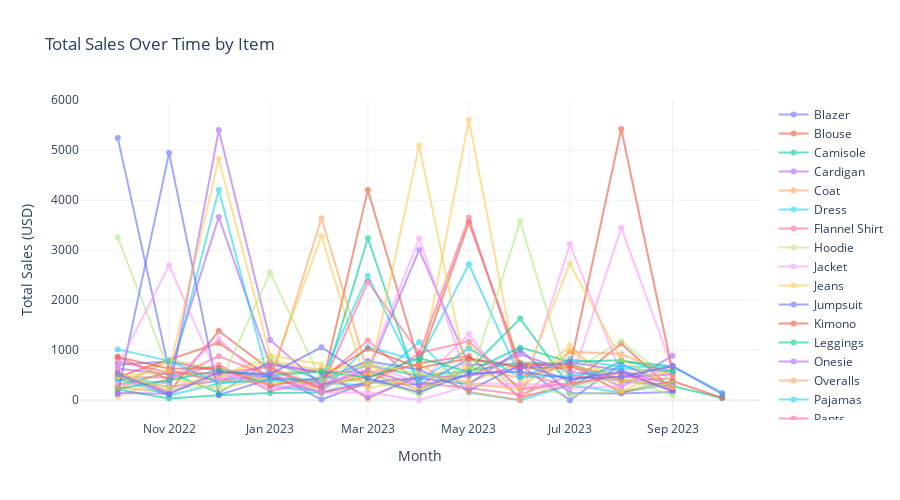

Notebook source saved alongside this figure:
### Code cell
retail_df['month'] = pd.to_datetime(retail_df['date']).dt.to_period("M")
ts_sales = retail_df.groupby(['item', 'month']).agg(
    Total_Sales=('amount_usd', 'sum')
).reset_index()
ts_sales['month'] = ts_sales['month'].dt.to_timestamp()

# Plotly graph Time Series
fig = go.Figure()

for item in ts_sales['item'].unique():
    item_data = ts_sales[ts_sales['item'] == item]
    fig.add_trace(go.Scatter(
        x=item_data['month'],
        y=item_data['Total_Sales'],
        mode='lines+markers',
        name=item,
        hoverinfo='text',
        text=[f"Item: {item}<br>Sales: ${val}" for val in item_data['Total_Sales']],
        line=dict(width=2),
        opacity=0.6
    ))

fig.update_layout(
    title="Total Sales Over Time by Item",
    xaxis_title="Month",
    yaxis_title="Total Sales (USD)",
    hovermode='x unified',
    template='plotly_white',
    height=500
)

fig.show()

### Figure 1 — Plotly figure (JSON) as saved in the notebook; plotly's stock layout.template omitted (floating-point values rounded to 4 significant figures)
{"data": [{"hoverinfo": "text", "line": {"width": 2}, "mode": "lines+markers", "name": "Blazer", "opacity": 0.6, "text": ["Item: Blazer<br>Sales: $5246.0", "Item: Blazer<br>Sales: $599.0", "Item: Blazer<br>Sales: $378.0", "Item: Blazer<br>Sales: $549.0", "Item: Blazer<br>Sales: $14.0", "Item: Blazer<br>Sales: $358.0", "Item: Blazer<br>Sales: $304.0", "Item: Blazer<br>Sales: $817.0", "Item: Blazer<br>Sales: $701.0", "Item: Blazer<br>Sales: $0.0", "Item: Blazer<br>Sales: $727.0", "Item: Blazer<br>Sales: $292.0"], "type": "scatter", "x": ["2022-10-01T00:00:00", "2022-11-01T00:00:00", "2022-12-01T00:00:00", "2023-01-01T00:00:00", "2023-02-01T00:00:00", "2023-03-01T00:00:00", "2023-04-01T00:00:00", "2023-05-01T00:00:00", "2023-06-01T00:00:00", "2023-07-01T00:00:00", "2023-08-01T00:00:00", "2023-09-01T00:00:00"], "y": [5246, 599, 378, 549, 14, 358, 304, 817, 701, 0, 727, 292]}, {"hoverinfo": "text", "line": {"width": 2}, "mode": "lines+markers", "name": "Blouse", "opacity": 0.6, "text": ["Item: Blouse<br>Sales: $548.0", "Item: Blouse<br>Sales: $166.0", "Item: Blouse<br>Sales: $1384.0", "Item: Blouse<br>Sales: $614.0", "Item: Blouse<br>Sales: $229.0", "Item: Blouse<br>Sales: $4202.0", "Item: Blouse<br>Sales: $740.0", "Item: Blouse<br>Sales: $884.0", "Item: Blouse<br>Sales: $58.0", "Item: Blouse<br>Sales: $306.0", "Item: Blouse<br>Sales: $1133.0", "Item: Blouse<br>Sales: $208.0"], "type": "scatter", "x": ["2022-10-01T00:00:00", "2022-11-01T00:00:00", "2022-12-01T00:00:00", "2023-01-01T00:00:00", "2023-02-01T00:00:00", "2023-03-01T00:00:00", "2023-04-01T00:00:00", "2023-05-01T00:00:00", "2023-06-01T00:00:00", "2023-07-01T00:00:00", "2023-08-01T00:00:00", "2023-09-01T00:00:00"], "y": [548, 166, 1384, 614, 229, 4202, 740, 884, 58, 306, 1133, 208]}, {"hoverinfo": "text", "line": {"width": 2}, "mode": "lines+markers", "name": "Camisole", "opacity": 0.6, "text": ["Item: Camisole<br>Sales: $302.0", "Item: Camisole<br>Sales: $553.0", "Item: Camisole<br>Sales: $145.0", "Item: Camisole<br>Sales: $775.0", "Item: Camisole<br>Sales: $403.0", "Item: Camisole<br>Sales: $695.0", "Item: Camisole<br>Sales: $485.0", "Item: Camisole<br>Sales: $585.0", "Item: Camisole<br>Sales: $749.0", "Item: Camisole<br>Sales: $735.0", "Item: Camisole<br>Sales: $380.0", "Item: Camisole<br>Sales: $283.0", "Item: Camisole<br>Sales: $46.0"], "type": "scatter", "x": ["2022-10-01T00:00:00", "2022-11-01T00:00:00", "2022-12-01T00:00:00", "2023-01-01T00:00:00", "2023-02-01T00:00:00", "2023-03-01T00:00:00", "2023-04-01T00:00:00", "2023-05-01T00:00:00", "2023-06-01T00:00:00", "2023-07-01T00:00:00", "2023-08-01T00:00:00", "2023-09-01T00:00:00", "2023-10-01T00:00:00"], "y": [302, 553, 145, 775, 403, 695, 485, 585, 749, 735, 380, 283, 46]}, {"hoverinfo": "text", "line": {"width": 2}, "mode": "lines+markers", "name": "Cardigan", "opacity": 0.6, "text": ["Item: Cardigan<br>Sales: $413.0", "Item: Cardigan<br>Sales: $270.0", "Item: Cardigan<br>Sales: $387.0", "Item: Cardigan<br>Sales: $741.0", "Item: Cardigan<br>Sales: $562.0", "Item: Cardigan<br>Sales: $566.0", "Item: Cardigan<br>Sales: $3005.0", "Item: Cardigan<br>Sales: $704.0", "Item: Cardigan<br>Sales: $731.0", "Item: Cardigan<br>Sales: $722.0", "Item: Cardigan<br>Sales: $278.0", "Item: Cardigan<br>Sales: $891.0"], "type": "scatter", "x": ["2022-10-01T00:00:00", "2022-11-01T00:00:00", "2022-12-01T00:00:00", "2023-01-01T00:00:00", "2023-02-01T00:00:00", "2023-03-01T00:00:00", "2023-04-01T00:00:00", "2023-05-01T00:00:00", "2023-06-01T00:00:00", "2023-07-01T00:00:00", "2023-08-01T00:00:00", "2023-09-01T00:00:00"], "y": [413, 270, 387, 741, 562, 566, 3005, 704, 731, 722, 278, 891]}, {"hoverinfo": "text", "line": {"width": 2}, "mode": "lines+markers", "name": "Coat", "opacity": 0.6, "text": ["Item: Coat<br>Sales: $262.0", "Item: Coat<br>Sales: $154.0", "Item: Coat<br>Sales: $486.0", "Item: Coat<br>Sales: $515.0", "Item: Coat<br>Sales: $627.0", "Item: Coat<br>Sales: $24.0", "Item: Coat<br>Sales: $528.0", "Item: Coat<br>Sales: $364.0", "Item: Coat<br>Sales: $744.0", "Item: Coat<br>Sales: $678.0", "Item: Coat<br>Sales: $501.0", "Item: Coat<br>Sales: $671.0"], "type": "scatter", "x": ["2022-10-01T00:00:00", "2022-11-01T00:00:00", "2022-12-01T00:00:00", "2023-01-01T00:00:00", "2023-02-01T00:00:00", "2023-03-01T00:00:00", "2023-04-01T00:00:00", "2023-05-01T00:00:00", "2023-06-01T00:00:00", "2023-07-01T00:00:00", "2023-08-01T00:00:00", "2023-09-01T00:00:00"], "y": [262, 154, 486, 515, 627, 24, 528, 364, 744, 678, 501, 671]}, {"hoverinfo": "text", "line": {"width": 2}, "mode": "lines+markers", "name": "Dress", "opacity": 0.6, "text": ["Item: Dress<br>Sales: $438.0", "Item: Dress<br>Sales: $98.0", "Item: Dress<br>Sales: $335.0", "Item: Dress<br>Sales: $484.0", "Item: Dress<br>Sales: $346.0", "Item: Dress<br>Sales: $301.0", "Item: Dress<br>Sales: $1167.0", "Item: Dress<br>Sales: $156.0", "Item: Dress<br>Sales: $0.0", "Item: Dress<br>Sales: $298.0", "Item: Dress<br>Sales: $159.0", "Item: Dress<br>Sales: $325.0"], "type": "scatter", "x": ["2022-10-01T00:00:00", "2022-11-01T00:00:00", "2022-12-01T00:00:00", "2023-01-01T00:00:00", "2023-02-01T00:00:00", "2023-03-01T00:00:00", "2023-04-01T00:00:00", "2023-05-01T00:00:00", "2023-06-01T00:00:00", "2023-07-01T00:00:00", "2023-08-01T00:00:00", "2023-09-01T00:00:00"], "y": [438, 98, 335, 484, 346, 301, 1167, 156, 0, 298, 159, 325]}, {"hoverinfo": "text", "line": {"width": 2}, "mode": "lines+markers", "name": "Flannel Shirt", "opacity": 0.6, "text": ["Item: Flannel Shirt<br>Sales: $457.0", "Item: Flannel Shirt<br>Sales: $458.0", "Item: Flannel Shirt<br>Sales: $707.0", "Item: Flannel Shirt<br>Sales: $183.0", "Item: Flannel Shirt<br>Sales: $405.0", "Item: Flannel Shirt<br>Sales: $1196.0", "Item: Flannel Shirt<br>Sales: $343.0", "Item: Flannel Shirt<br>Sales: $244.0", "Item: Flannel Shirt<br>Sales: $109.0", "Item: Flannel Shirt<br>Sales: $497.0", "Item: Flannel Shirt<br>Sales: $394.0", "Item: Flannel Shirt<br>Sales: $433.0"], "type": "scatter", "x": ["2022-10-01T00:00:00", "2022-11-01T00:00:00", "2022-12-01T00:00:00", "2023-01-01T00:00:00", "2023-02-01T00:00:00", "2023-03-01T00:00:00", "2023-04-01T00:00:00", "2023-05-01T00:00:00", "2023-06-01T00:00:00", "2023-07-01T00:00:00", "2023-08-01T00:00:00", "2023-09-01T00:00:00"], "y": [457, 458, 707, 183, 405, 1196, 343, 244, 109, 497, 394, 433]}, {"hoverinfo": "text", "line": {"width": 2}, "mode": "lines+markers", "name": "Hoodie", "opacity": 0.6, "text": ["Item: Hoodie<br>Sales: $3255.0", "Item: Hoodie<br>Sales: $588.0", "Item: Hoodie<br>Sales: $482.0", "Item: Hoodie<br>Sales: $887.0", "Item: Hoodie<br>Sales: $119.0", "Item: Hoodie<br>Sales: $562.0", "Item: Hoodie<br>Sales: $94.0", "Item: Hoodie<br>Sales: $791.0", "Item: Hoodie<br>Sales: $708.0", "Item: Hoodie<br>Sales: $544.0", "Item: Hoodie<br>Sales: $1186.0", "Item: Hoodie<br>Sales: $363.0"], "type": "scatter", "x": ["2022-10-01T00:00:00", "2022-11-01T00:00:00", "2022-12-01T00:00:00", "2023-01-01T00:00:00", "2023-02-01T00:00:00", "2023-03-01T00:00:00", "2023-04-01T00:00:00", "2023-05-01T00:00:00", "2023-06-01T00:00:00", "2023-07-01T00:00:00", "2023-08-01T00:00:00", "2023-09-01T00:00:00"], "y": [3255, 588, 482, 887, 119, 562, 94, 791, 708, 544, 1186, 363]}, {"hoverinfo": "text", "line": {"width": 2}, "mode": "lines+markers", "name": "Jacket", "opacity": 0.6, "text": ["Item: Jacket<br>Sales: $499.0", "Item: Jacket<br>Sales: $152.0", "Item: Jacket<br>Sales: $583.0", "Item: Jacket<br>Sales: $243.0", "Item: Jacket<br>Sales: $185.0", "Item: Jacket<br>Sales: $747.0", "Item: Jacket<br>Sales: $336.0", "Item: Jacket<br>Sales: $1323.0", "Item: Jacket<br>Sales: $0.0", "Item: Jacket<br>Sales: $3117.0", "Item: Jacket<br>Sales: $528.0", "Item: Jacket<br>Sales: $186.0"], "type": "scatter", "x": ["2022-10-01T00:00:00", "2022-11-01T00:00:00", "2022-12-01T00:00:00", "2023-01-01T00:00:00", "2023-02-01T00:00:00", "2023-03-01T00:00:00", "2023-04-01T00:00:00", "2023-05-01T00:00:00", "2023-06-01T00:00:00", "2023-07-01T00:00:00", "2023-08-01T00:00:00", "2023-09-01T00:00:00"], "y": [499, 152, 583, 243, 185, 747, 336, 1323, 0, 3117, 528, 186]}, {"hoverinfo": "text", "line": {"width": 2}, "mode": "lines+markers", "name": "Jeans", "opacity": 0.6, "text": ["Item: Jeans<br>Sales: $72.0", "Item: Jeans<br>Sales: $449.0", "Item: Jeans<br>Sales: $218.0", "Item: Jeans<br>Sales: $476.0", "Item: Jeans<br>Sales: $3283.0", "Item: Jeans<br>Sales: $226.0", "Item: Jeans<br>Sales: $482.0", "Item: Jeans<br>Sales: $5609.0", "Item: Jeans<br>Sales: $265.0", "Item: Jeans<br>Sales: $981.0", "Item: Jeans<br>Sales: $363.0", "Item: Jeans<br>Sales: $644.0"], "type": "scatter", "x": ["2022-10-01T00:00:00", "2022-11-01T00:00:00", "2022-12-01T00:00:00", "2023-01-01T00:00:00", "2023-02-01T00:00:00", "2023-03-01T00:00:00", "2023-04-01T00:00:00", "2023-05-01T00:00:00", "2023-06-01T00:00:00", "2023-07-01T00:00:00", "2023-08-01T00:00:00", "2023-09-01T00:00:00"], "y": [72, 449, 218, 476, 3283, 226, 482, 5609, 265, 981, 363, 644]}, {"hoverinfo": "text", "line": {"width": 2}, "mode": "lines+markers", "name": "Jumpsuit", "opacity": 0.6, "text": ["Item: Jumpsuit<br>Sales: $709.0", "Item: Jumpsuit<br>Sales: $776.0", "Item: Jumpsuit<br>Sales: $578.0", "Item: Jumpsuit<br>Sales: $455.0", "Item: Jumpsuit<br>Sales: $154.0", "Item: Jumpsuit<br>Sales: $367.0", "Item: Jumpsuit<br>Sales: $443.0", "Item: Jumpsuit<br>Sales: $320.0", "Item: Jumpsuit<br>Sales: $1009.0", "Item: Jumpsuit<br>Sales: $144.0", "Item: Jumpsuit<br>Sales: $133.0", "Item: Jumpsuit<br>Sales: $166.0"], "type": "scatter", "x": ["2022-10-01T00:00:00", "2022-11-01T00:00:00", "2022-12-01T00:00:00", "2023-01-01T00:00:00", "2023-02-01T00:00:00", "2023-03-01T00:00:00", "2023-04-01T00:00:00", "2023-05-01T00:00:00", "2023-06-01T00:00:00", "2023-07-01T00:00:00", "2023-08-01T00:00:00", "2023-09-01T00:00:00"], "y": [709, 776, 578, 455, 154, 367, 443, 320, 1009, 144, 133, 166]}, {"hoverinfo": "text", "line": {"width": 2}, "mode": "lines+markers", "name": "Kimono", "opacity": 0.6, "text": ["Item: Kimono<br>Sales: $465.0", "Item: Kimono<br>Sales: $1147.0", "Item: Kimono<br>Sales: $453.0", "Item: Kimono<br>Sales: $316.0", "Item: Kimono<br>Sales: $460.0", "Item: Kimono<br>Sales: $736.0", "Item: Kimono<br>Sales: $3557.0", "Item: Kimono<br>Sales: $703.0", "Item: Kimono<br>Sales: $705.0", "Item: Kimono<br>Sales: $158.0", "Item: Kimono<br>Sales: $384.0", "Item: Kimono<br>Sales: $46.0"], "type": "scatter", "x": ["2022-10-01T00:00:00", "2022-12-01T00:00:00", "2023-01-01T00:00:00", "2023-02-01T00:00:00", "2023-03-01T00:00:00", "2023-04-01T00:00:00", "2023-05-01T00:00:00", "2023-06-01T00:00:00", "2023-07-01T00:00:00", "2023-08-01T00:00:00", "2023-09-01T00:00:00", "2023-10-01T00:00:00"], "y": [465, 1147, 453, 316, 460, 736, 3557, 703, 705, 158, 384, 46]}, {"hoverinfo": "text", "line": {"width": 2}, "mode": "lines+markers", "name": "Leggings", "opacity": 0.6, "text": ["Item: Leggings<br>Sales: $217.0", "Item: Leggings<br>Sales: $34.0", "Item: Leggings<br>Sales: $99.0", "Item: Leggings<br>Sales: $147.0", "Item: Leggings<br>Sales: $153.0", "Item: Leggings<br>Sales: $3240.0", "Item: Leggings<br>Sales: $221.0", "Item: Leggings<br>Sales: $603.0", "Item: Leggings<br>Sales: $1633.0", "Item: Leggings<br>Sales: $275.0", "Item: Leggings<br>Sales: $785.0", "Item: Leggings<br>Sales: $680.0"], "type": "scatter", "x": ["2022-10-01T00:00:00", "2022-11-01T00:00:00", "2022-12-01T00:00:00", "2023-01-01T00:00:00", "2023-02-01T00:00:00", "2023-03-01T00:00:00", "2023-04-01T00:00:00", "2023-05-01T00:00:00", "2023-06-01T00:00:00", "2023-07-01T00:00:00", "2023-08-01T00:00:00", "2023-09-01T00:00:00"], "y": [217, 34, 99, 147, 153, 3240, 221, 603, 1633, 275, 785, 680]}, {"hoverinfo": "text", "line": {"width": 2}, "mode": "lines+markers", "name": "Onesie", "opacity": 0.6, "text": ["Item: Onesie<br>Sales: $628.0", "Item: Onesie<br>Sales: $527.0", "Item: Onesie<br>Sales: $3662.0", "Item: Onesie<br>Sales: $710.0", "Item: Onesie<br>Sales: $550.0", "Item: Onesie<br>Sales: $61.0", "Item: Onesie<br>Sales: $468.0", "Item: Onesie<br>Sales: $481.0", "Item: Onesie<br>Sales: $924.0", "Item: Onesie<br>Sales: $566.0", "Item: Onesie<br>Sales: $453.0", "Item: Onesie<br>Sales: $519.0"], "type": "scatter", "x": ["2022-10-01T00:00:00", "2022-11-01T00:00:00", "2022-12-01T00:00:00", "2023-01-01T00:00:00", "2023-02-01T00:00:00", "2023-03-01T00:00:00", "2023-04-01T00:00:00", "2023-05-01T00:00:00", "2023-06-01T00:00:00", "2023-07-01T00:00:00", "2023-08-01T00:00:00", "2023-09-01T00:00:00"], "y": [628, 527, 3662, 710, 550, 61, 468, 481, 924, 566, 453, 519]}, {"hoverinfo": "text", "line": {"width": 2}, "mode": "lines+markers", "name": "Overalls", "opacity": 0.6, "text": ["Item: Overalls<br>Sales: $293.0", "Item: Overalls<br>Sales: $787.0", "Item: Overalls<br>Sales: $595.0", "Item: Overalls<br>Sales: $388.0", "Item: Overalls<br>Sales: $263.0", "Item: Overalls<br>Sales: $553.0", "Item: Overalls<br>Sales: $205.0", "Item: Overalls<br>Sales: $652.0", "Item: Overalls<br>Sales: $452.0", "Item: Overalls<br>Sales: $706.0", "Item: Overalls<br>Sales: $406.0", "Item: Overalls<br>Sales: $274.0"], "type": "scatter", "x": ["2022-10-01T00:00:00", "2022-11-01T00:00:00", "2022-12-01T00:00:00", "2023-01-01T00:00:00", "2023-02-01T00:00:00", "2023-03-01T00:00:00", "2023-04-01T00:00:00", "2023-05-01T00:00:00", "2023-06-01T00:00:00", "2023-07-01T00:00:00", "2023-08-01T00:00:00", "2023-09-01T00:00:00"], "y": [293, 787, 595, 388, 263, 553, 205, 652, 452, 706, 406, 274]}, {"hoverinfo": "text", "line": {"width": 2}, "mode": "lines+markers", "name": "Pajamas", "opacity": 0.6, "text": ["Item: Pajamas<br>Sales: $442.0", "Item: Pajamas<br>Sales: $336.0", "Item: Pajamas<br>Sales: $4211.0", "Item: Pajamas<br>Sales: $286.0", "Item: Pajamas<br>Sales: $179.0", "Item: Pajamas<br>Sales: $1062.0", "Item: Pajamas<br>Sales: $786.0", "Item: Pajamas<br>Sales: $2719.0", "Item: Pajamas<br>Sales: $460.0", "Item: Pajamas<br>Sales: $824.0", "Item: Pajamas<br>Sales: $669.0", "Item: Pajamas<br>Sales: $673.0", "Item: Pajamas<br>Sales: $151.0"], "type": "scatter", "x": ["2022-10-01T00:00:00", "2022-11-01T00:00:00", "2022-12-01T00:00:00", "2023-01-01T00:00:00", "2023-02-01T00:00:00", "2023-03-01T00:00:00", "2023-04-01T00:00:00", "2023-05-01T00:00:00", "2023-06-01T00:00:00", "2023-07-01T00:00:00", "2023-08-01T00:00:00", "2023-09-01T00:00:00", "2023-10-01T00:00:00"], "y": [442, 336, 4211, 286, 179, 1062, 786, 2719, 460, 824, 669, 673, 151]}, {"hoverinfo": "text", "line": {"width": 2}, "mode": "lines+markers", "name": "Pants", "opacity": 0.6, "text": ["Item: Pants<br>Sales: $870.0", "Item: Pants<br>Sales: $412.0", "Item: Pants<br>Sales: $882.0", "Item: Pants<br>Sales: $473.0", "Item: Pants<br>Sales: $153.0", "Item: Pants<br>Sales: $313.0", "Item: Pants<br>Sales: $930.0", "Item: Pants<br>Sales: $3650.0", "Item: Pants<br>Sales: $552.0", "Item: Pants<br>Sales: $275.0", "Item: Pants<br>Sales: $576.0", "Item: Pants<br>Sales: $209.0"], "type": "scatter", "x": ["2022-10-01T00:00:00", "2022-11-01T00:00:00", "2022-12-01T00:00:00", "2023-01-01T00:00:00", "2023-02-01T00:00:00", "2023-03-01T00:00:00", "2023-04-01T00:00:00", "2023-05-01T00:00:00", "2023-06-01T00:00:00", "2023-07-01T00:00:00", "2023-08-01T00:00:00", "2023-09-01T00:00:00"], "y": [870, 412, 882, 473, 153, 313, 930, 3650, 552, 275, 576, 209]}, {"hoverinfo": "text", "line": {"width": 2}, "mode": "lines+markers", "name": "Polo Shirt", "opacity": 0.6, "text": ["Item: Polo Shirt<br>Sales: $292.0", "Item: Polo Shirt<br>Sales: $819.0", "Item: Polo Shirt<br>Sales: $617.0", "Item: Polo Shirt<br>Sales: $335.0", "Item: Polo Shirt<br>Sales: $392.0", "Item: Polo Shirt<br>Sales: $386.0", "Item: Polo Shirt<br>Sales: $149.0", "Item: Polo Shirt<br>Sales: $630.0", "Item: Polo Shirt<br>Sales: $311.0", "Item: Polo Shirt<br>Sales: $98.0", "Item: Polo Shirt<br>Sales: $192.0", "Item: Polo Shirt<br>Sales: $335.0"], "type": "scatter", "x": ["2022-10-01T00:00:00", "2022-11-01T00:00:00", "2022-12-01T00:00:00", "2023-01-01T00:00:00", "2023-02-01T00:00:00", "2023-03-01T00:00:00", "2023-04-01T00:00:00", "2023-05-01T00:00:00", "2023-06-01T00:00:00", "2023-07-01T00:00:00", "2023-08-01T00:00:00", "2023-09-01T00:00:00"], "y": [292, 819, 617, 335, 392, 386, 149, 630, 311, 98, 192, 335]}, {"hoverinfo": "text", "line": {"width": 2}, "mode": "lines+markers", "name": "Poncho", "opacity": 0.6, "text": ["Item: Poncho<br>Sales: $317.0", "Item: Poncho<br>Sales: $368.0", "Item: Poncho<br>Sales: $1228.0", "Item: Poncho<br>Sales: $270.0", "Item: Poncho<br>Sales: $339.0", "Item: Poncho<br>Sales: $617.0", "Item: Poncho<br>Sales: $3238.0", "Item: Poncho<br>Sales: $336.0", "Item: Poncho<br>Sales: $326.0", "Item: Poncho<br>Sales: $304.0", "Item: Poncho<br>Sales: $3448.0", "Item: Poncho<br>Sales: $631.0"], "type": "scatter", "x": ["2022-10-01T00:00:00", "2022-11-01T00:00:00", "2022-12-01T00:00:00", "2023-01-01T00:00:00", "2023-02-01T00:00:00", "2023-03-01T00:00:00", "2023-04-01T00:00:00", "2023-05-01T00:00:00", "2023-06-01T00:00:00", "2023-07-01T00:00:00", "2023-08-01T00:00:00", "2023-09-01T00:00:00"], "y": [317, 368, 1228, 270, 339, 617, 3238, 336, 326, 304, 3448, 631]}, {"hoverinfo": "text", "line": {"width": 2}, "mode": "lines+markers", "name": "Raincoat", "opacity": 0.6, "text": ["Item: Raincoat<br>Sales: $470.0", "Item: Raincoat<br>Sales: $267.0", "Item: Raincoat<br>Sales: $507.0", "Item: Raincoat<br>Sales: $790.0", "Item: Raincoat<br>Sales: $607.0", "Item: Raincoat<br>Sales: $725.0", "Item: Raincoat<br>Sales: $199.0", "Item: Raincoat<br>Sales: $1085.0", "Item: Raincoat<br>Sales: $228.0", "Item: Raincoat<br>Sales: $1090.0", "Item: Raincoat<br>Sales: $176.0", "Item: Raincoat<br>Sales: $633.0"], "type": "scatter", "x": ["2022-10-01T00:00:00", "2022-11-01T00:00:00", "2022-12-01T00:00:00", "2023-01-01T00:00:00", "2023-02-01T00:00:00", "2023-03-01T00:00:00", "2023-04-01T00:00:00", "2023-05-01T00:00:00", "2023-06-01T00:00:00", "2023-07-01T00:00:00", "2023-08-01T00:00:00", "2023-09-01T00:00:00"], "y": [470, 267, 507, 790, 607, 725, 199, 1085, 228, 1090, 176, 633]}, {"hoverinfo": "text", "line": {"width": 2}, "mode": "lines+markers", "name": "Romper", "opacity": 0.6, "text": ["Item: Romper<br>Sales: $127.0", "Item: Romper<br>Sales: $4946.0", "Item: Romper<br>Sales: $105.0", "Item: Romper<br>Sales: $426.0", "Item: Romper<br>Sales: $403.0", "Item: Romper<br>Sales: $785.0", "Item: Romper<br>Sales: $608.0", "Item: Romper<br>Sales: $190.0", "Item: Romper<br>Sales: $712.0", "Item: Romper<br>Sales: $409.0", "Item: Romper<br>Sales: $572.0", "Item: Romper<br>Sales: $178.0"], "type": "scatter", "x": ["2022-10-01T00:00:00", "2022-11-01T00:00:00", "2022-12-01T00:00:00", "2023-01-01T00:00:00", "2023-02-01T00:00:00", "2023-03-01T00:00:00", "2023-04-01T00:00:00", "2023-05-01T00:00:00", "2023-06-01T00:00:00", "2023-07-01T00:00:00", "2023-08-01T00:00:00", "2023-09-01T00:00:00"], "y": [127, 4946, 105, 426, 403, 785, 608, 190, 712, 409, 572, 178]}, {"hoverinfo": "text", "line": {"width": 2}, "mode": "lines+markers", "name": "Shorts", "opacity": 0.6, "text": ["Item: Shorts<br>Sales: $867.0", "Item: Shorts<br>Sales: $630.0", "Item: Shorts<br>Sales: $644.0", "Item: Shorts<br>Sales: $294.0", "Item: Shorts<br>Sales: $452.0", "Item: Shorts<br>Sales: $1031.0", "Item: Shorts<br>Sales: $649.0", "Item: Shorts<br>Sales: $835.0", "Item: Shorts<br>Sales: $655.0", "Item: Shorts<br>Sales: $651.0", "Item: Shorts<br>Sales: $5424.0", "Item: Shorts<br>Sales: $570.0"], "type": "scatter", "x": ["2022-10-01T00:00:00", "2022-11-01T00:00:00", "2022-12-01T00:00:00", "2023-01-01T00:00:00", "2023-02-01T00:00:00", "2023-03-01T00:00:00", "2023-04-01T00:00:00", "2023-05-01T00:00:00", "2023-06-01T00:00:00", "2023-07-01T00:00:00", "2023-08-01T00:00:00", "2023-09-01T00:00:00"], "y": [867, 630, 644, 294, 452, 1031, 649, 835, 655, 651, 5424, 570]}, {"hoverinfo": "text", "line": {"width": 2}, "mode": "lines+markers", "name": "Skirt", "opacity": 0.6, "text": ["Item: Skirt<br>Sales: $228.0", "Item: Skirt<br>Sales: $402.0", "Item: Skirt<br>Sales: $596.0", "Item: Skirt<br>Sales: $495.0", "Item: Skirt<br>Sales: $578.0", "Item: Skirt<br>Sales: $449.0", "Item: Skirt<br>Sales: $843.0", "Item: Skirt<br>Sales: $568.0", "Item: Skirt<br>Sales: $1057.0", "Item: Skirt<br>Sales: $768.0", "Item: Skirt<br>Sales: $802.0", "Item: Skirt<br>Sales: $571.0"], "type": "scatter", "x": ["2022-10-01T00:00:00", "2022-11-01T00:00:00", "2022-12-01T00:00:00", "2023-01-01T00:00:00", "2023-02-01T00:00:00", "2023-03-01T00:00:00", "2023-04-01T00:00:00", "2023-05-01T00:00:00", "2023-06-01T00:00:00", "2023-07-01T00:00:00", "2023-08-01T00:00:00", "2023-09-01T00:00:00"], "y": [228, 402, 596, 495, 578, 449, 843, 568, 1057, 768, 802, 571]}, {"hoverinfo": "text", "line": {"width": 2}, "mode": "lines+markers", "name": "Sweater", "opacity": 0.6, "text": ["Item: Sweater<br>Sales: $147.0", "Item: Sweater<br>Sales: $128.0", "Item: Sweater<br>Sales: $5405.0", "Item: Sweater<br>Sales: $1207.0", "Item: Sweater<br>Sales: $300.0", "Item: Sweater<br>Sales: $592.0", "Item: Sweater<br>Sales: $300.0", "Item: Sweater<br>Sales: $497.0", "Item: Sweater<br>Sales: $642.0", "Item: Sweater<br>Sales: $759.0", "Item: Sweater<br>Sales: $600.0", "Item: Sweater<br>Sales: $293.0"], "type": "scatter", "x": ["2022-10-01T00:00:00", "2022-11-01T00:00:00", "2022-12-01T00:00:00", "2023-01-01T00:00:00", "2023-02-01T00:00:00", "2023-03-01T00:00:00", "2023-04-01T00:00:00", "2023-05-01T00:00:00", "2023-06-01T00:00:00", "2023-07-01T00:00:00", "2023-08-01T00:00:00", "2023-09-01T00:00:00"], "y": [147, 128, 5405, 1207, 300, 592, 300, 497, 642, 759, 600, 293]}, {"hoverinfo": "text", "line": {"width": 2}, "mode": "lines+markers", "name": "Swimsuit", "opacity": 0.6, "text": ["Item: Swimsuit<br>Sales: $244.0", "Item: Swimsuit<br>Sales: $572.0", "Item: Swimsuit<br>Sales: $392.0", "Item: Swimsuit<br>Sales: $350.0", "Item: Swimsuit<br>Sales: $3640.0", "Item: Swimsuit<br>Sales: $556.0", "Item: Swimsuit<br>Sales: $711.0", "Item: Swimsuit<br>Sales: $167.0", "Item: Swimsuit<br>Sales: $0.0", "Item: Swimsuit<br>Sales: $967.0", "Item: Swimsuit<br>Sales: $923.0", "Item: Swimsuit<br>Sales: $504.0"], "type": "scatter", "x": ["2022-10-01T00:00:00", "2022-11-01T00:00:00", "2022-12-01T00:00:00", "2023-01-01T00:00:00", "2023-02-01T00:00:00", "2023-03-01T00:00:00", "2023-04-01T00:00:00", "2023-05-01T00:00:00", "2023-06-01T00:00:00", "2023-07-01T00:00:00", "2023-08-01T00:00:00", "2023-09-01T00:00:00"], "y": [244, 572, 392, 350, 3640, 556, 711, 167, 0, 967, 923, 504]}, {"hoverinfo": "text", "line": {"width": 2}, "mode": "lines+markers", "name": "T-shirt", "opacity": 0.6, "text": ["Item: T-shirt<br>Sales: $1017.0", "Item: T-shirt<br>Sales: $787.0", "Item: T-shirt<br>Sales: $345.0", "Item: T-shirt<br>Sales: $402.0", "Item: T-shirt<br>Sales: $425.0", "Item: T-shirt<br>Sales: $2488.0", "Item: T-shirt<br>Sales: $385.0", "Item: T-shirt<br>Sales: $1033.0", "Item: T-shirt<br>Sales: $463.0", "Item: T-shirt<br>Sales: $483.0", "Item: T-shirt<br>Sales: $636.0", "Item: T-shirt<br>Sales: $579.0"], "type": "scatter", "x": ["2022-10-01T00:00:00", "2022-11-01T00:00:00", "2022-12-01T00:00:00", "2023-01-01T00:00:00", "2023-02-01T00:00:00", "2023-03-01T00:00:00", "2023-04-01T00:00:00", "2023-05-01T00:00:00", "2023-06-01T00:00:00", "2023-07-01T00:00:00", "2023-08-01T00:00:00", "2023-09-01T00:00:00"], "y": [1017, 787, 345, 402, 425, 2488, 385, 1033, 463, 483, 636, 579]}, {"hoverinfo": "text", "line": {"width": 2}, "mode": "lines+markers", "name": "Tank Top", "opacity": 0.6, "text": ["Item: Tank Top<br>Sales: $781.0", "Item: Tank Top<br>Sales: $556.0", "Item: Tank Top<br>Sales: $537.0", "Item: Tank Top<br>Sales: $667.0", "Item: Tank Top<br>Sales: $235.0", "Item: Tank Top<br>Sales: $2370.0", "Item: Tank Top<br>Sales: $947.0", "Item: Tank Top<br>Sales: $1177.0", "Item: Tank Top<br>Sales: $216.0", "Item: Tank Top<br>Sales: $341.0", "Item: Tank Top<br>Sales: $469.0"], "type": "scatter", "x": ["2022-10-01T00:00:00", "2022-11-01T00:00:00", "2022-12-01T00:00:00", "2023-01-01T00:00:00", "2023-02-01T00:00:00", "2023-03-01T00:00:00", "2023-04-01T00:00:00", "2023-05-01T00:00:00", "2023-06-01T00:00:00", "2023-07-01T00:00:00", "2023-08-01T00:00:00"], "y": [781, 556, 537, 667, 235, 2370, 947, 1177, 216, 341, 469]}, {"hoverinfo": "text", "line": {"width": 2}, "mode": "lines+markers", "name": "Trench Coat", "opacity": 0.6, "text": ["Item: Trench Coat<br>Sales: $509.0", "Item: Trench Coat<br>Sales: $242.0", "Item: Trench Coat<br>Sales: $277.0", "Item: Trench Coat<br>Sales: $2553.0", "Item: Trench Coat<br>Sales: $397.0", "Item: Trench Coat<br>Sales: $742.0", "Item: Trench Coat<br>Sales: $529.0", "Item: Trench Coat<br>Sales: $343.0", "Item: Trench Coat<br>Sales: $3577.0", "Item: Trench Coat<br>Sales: $272.0", "Item: Trench Coat<br>Sales: $461.0", "Item: Trench Coat<br>Sales: $90.0"], "type": "scatter", "x": ["2022-10-01T00:00:00", "2022-11-01T00:00:00", "2022-12-01T00:00:00", "2023-01-01T00:00:00", "2023-02-01T00:00:00", "2023-03-01T00:00:00", "2023-04-01T00:00:00", "2023-05-01T00:00:00", "2023-06-01T00:00:00", "2023-07-01T00:00:00", "2023-08-01T00:00:00", "2023-09-01T00:00:00"], "y": [509, 242, 277, 2553, 397, 742, 529, 343, 3577, 272, 461, 90]}, {"hoverinfo": "text", "line": {"width": 2}, "mode": "lines+markers", "name": "Trousers", "opacity": 0.6, "text": ["Item: Trousers<br>Sales: $681.0", "Item: Trousers<br>Sales: $2696.0", "Item: Trousers<br>Sales: $440.0", "Item: Trousers<br>Sales: $534.0", "Item: Trousers<br>Sales: $152.0", "Item: Trousers<br>Sales: $161.0", "Item: Trousers<br>Sales: $0.0", "Item: Trousers<br>Sales: $297.0", "Item: Trousers<br>Sales: $271.0", "Item: Trousers<br>Sales: $247.0", "Item: Trousers<br>Sales: $277.0", "Item: Trousers<br>Sales: $702.0"], "type": "scatter", "x": ["2022-10-01T00:00:00", "2022-11-01T00:00:00", "2022-12-01T00:00:00", "2023-01-01T00:00:00", "2023-02-01T00:00:00", "2023-03-01T00:00:00", "2023-04-01T00:00:00", "2023-05-01T00:00:00", "2023-06-01T00:00:00", "2023-07-01T00:00:00", "2023-08-01T00:00:00", "2023-09-01T00:00:00"], "y": [681, 2696, 440, 534, 152, 161, 0, 297, 271, 247, 277, 702]}, {"hoverinfo": "text", "line": {"width": 2}, "mode": "lines+markers", "name": "Tunic", "opacity": 0.6, "text": ["Item: Tunic<br>Sales: $475.0", "Item: Tunic<br>Sales: $590.0", "Item: Tunic<br>Sales: $4826.0", "Item: Tunic<br>Sales: $893.0", "Item: Tunic<br>Sales: $718.0", "Item: Tunic<br>Sales: $325.0", "Item: Tunic<br>Sales: $5092.0", "Item: Tunic<br>Sales: $325.0", "Item: Tunic<br>Sales: $221.0", "Item: Tunic<br>Sales: $2731.0", "Item: Tunic<br>Sales: $819.0", "Item: Tunic<br>Sales: $260.0"], "type": "scatter", "x": ["2022-10-01T00:00:00", "2022-11-01T00:00:00", "2022-12-01T00:00:00", "2023-01-01T00:00:00", "2023-02-01T00:00:00", "2023-03-01T00:00:00", "2023-04-01T00:00:00", "2023-05-01T00:00:00", "2023-06-01T00:00:00", "2023-07-01T00:00:00", "2023-08-01T00:00:00", "2023-09-01T00:00:00"], "y": [475, 590, 4826, 893, 718, 325, 5092, 325, 221, 2731, 819, 260]}, {"hoverinfo": "text", "line": {"width": 2}, "mode": "lines+markers", "name": "Vest", "opacity": 0.6, "text": ["Item: Vest<br>Sales: $520.0", "Item: Vest<br>Sales: $121.0", "Item: Vest<br>Sales: $559.0", "Item: Vest<br>Sales: $521.0", "Item: Vest<br>Sales: $1060.0", "Item: Vest<br>Sales: $440.0", "Item: Vest<br>Sales: $162.0", "Item: Vest<br>Sales: $533.0", "Item: Vest<br>Sales: $569.0", "Item: Vest<br>Sales: $433.0", "Item: Vest<br>Sales: $466.0", "Item: Vest<br>Sales: $684.0", "Item: Vest<br>Sales: $122.0"], "type": "scatter", "x": ["2022-10-01T00:00:00", "2022-11-01T00:00:00", "2022-12-01T00:00:00", "2023-01-01T00:00:00", "2023-02-01T00:00:00", "2023-03-01T00:00:00", "2023-04-01T00:00:00", "2023-05-01T00:00:00", "2023-06-01T00:00:00", "2023-07-01T00:00:00", "2023-08-01T00:00:00", "2023-09-01T00:00:00", "2023-10-01T00:00:00"], "y": [520, 121, 559, 521, 1060, 440, 162, 533, 569, 433, 466, 684, 122]}], "layout": {"height": 500, "hovermode": "x unified", "title": {"text": "Total Sales Over Time by Item"}, "xaxis": {"title": {"text": "Month"}}, "yaxis": {"title": {"text": "Total Sales (USD)"}}}}
